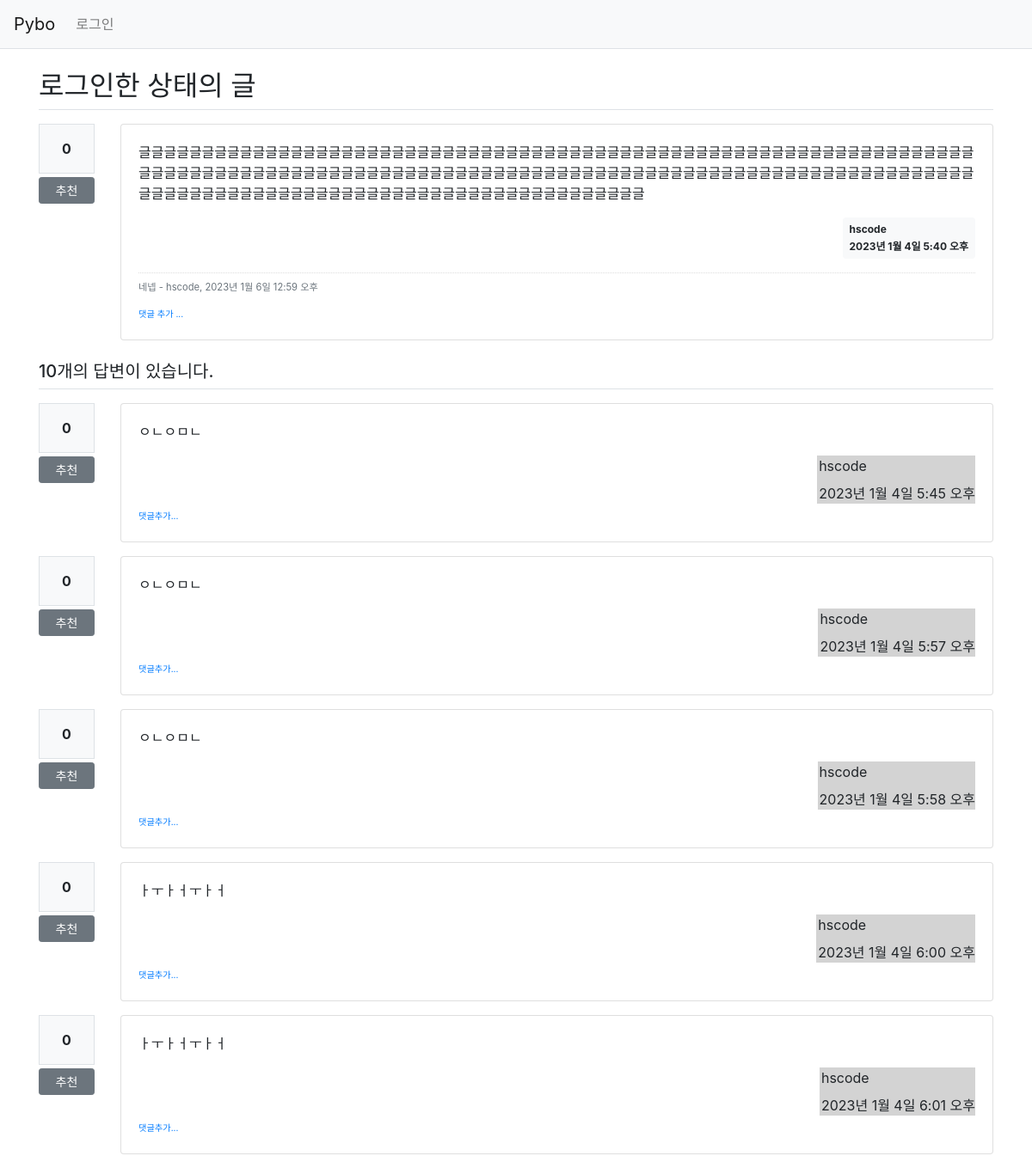
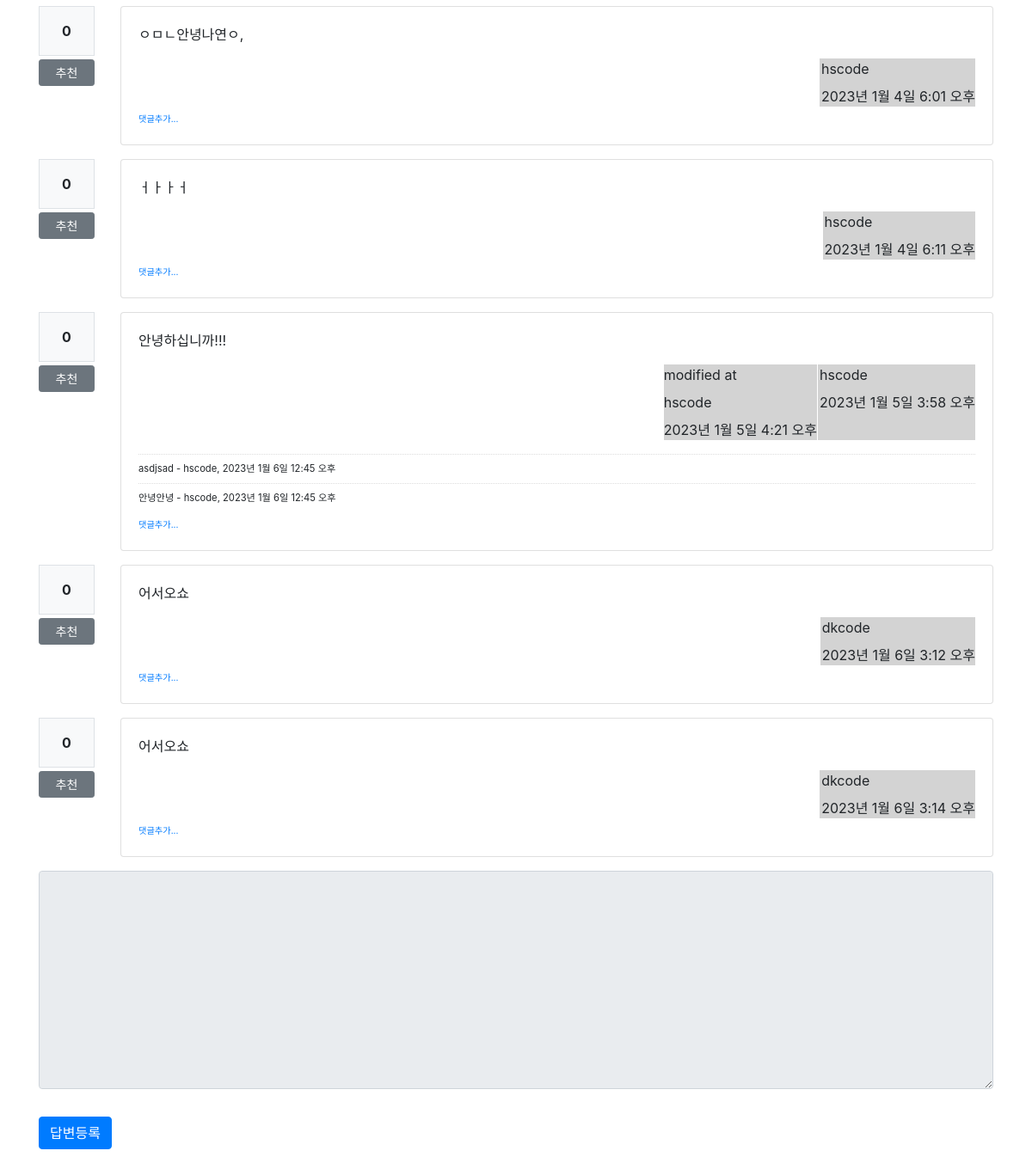
Page /pybo/305/ on the committed database (2 pictures, top to bottom).
### pybo/models.py (models this page shows, shortened)
class Question(models.Model):
    author = models.ForeignKey(User, on_delete=models.CASCADE, related_name='author_question')
    subject = models.CharField(max_length=200)
    content = models.TextField()
    create_date = models.DateTimeField()
    modify_date = models.DateTimeField(null=True, blank=True)
    voter = models.ManyToManyField(User, related_name='voter_question')

class Comment(models.Model):
    author = models.ForeignKey(User, on_delete=models.CASCADE)
    content = models.TextField()
    create_date = models.DateTimeField()
    modify_date = models.DateTimeField(null=True, blank=True)
    question = models.ForeignKey(Question, null=True, blank=True, on_delete=models.CASCADE)
    answer = models.ForeignKey(Answer, null=True, blank=True, on_delete=models.CASCADE)

class Answer(models.Model):
    author = models.ForeignKey(User, on_delete=models.CASCADE, related_name='author_answer')
    question = models.ForeignKey(Question, on_delete=models.CASCADE)
    content = models.TextField()
    create_date = models.DateTimeField()
    modify_date = models.DateTimeField(null=True, blank=True)
    voter = models.ManyToManyField(User, related_name='voter_answer')

### pybo/views/base_views.py (the view)
# urls.py: path('<int:question_id>/', base_views.detail, name='detail'),
def detail(request, question_id):
    question = get_object_or_404(Question, pk=question_id)
    context = {'question': question}
    return render(request, 'pybo/question_detail.html', context)

### pybo/templatetags/pybo_filter.py (called while the page is built)
@register.filter()
def mark(value):
    extensions = ["nl2br","fenced_code"]
    return mark_safe(markdown.markdown(value, extensions=extensions))

### templates/pybo/question_detail.html (shortened to what this page needs)
{% extends 'base.html' %}
{% load pybo_filter %}
{% block content %}
<div class="container my-3">
    <h2 class="border-bottom py-2">{{ question.subject }}</h2>
    <div class="row my-3">
      <div class="col-1">
        <div class="bg-light text-center p-3 border font-weight-bolder mb-1">
          {{question.voter.count}}
        </div>
        <a href="#" data-uri="{% url 'pybo:vote_question' question.id %}"
          class="recommand btn btn-sm btn-secondary btn-block my-1">추천</a>
      </div>
      <div class="col-11">
        <div class="card">
            <div class="card-body">
                <div class="card-text" style="white-space: pre-line;">{{ question.content | mark}}</div>
                <div class="d-flex justify-content-end">
                    <div class="badge badge-light p-2 text-left">
                        <div class="mb-2">{{ question.author.username }}</div>
                        <div>{{ question.create_date }}</div>
                    </div>
                </div>
                {% if question.comment_set.count > 0 %}
                <div class="mt-3">
                  {% for comment in question.comment_set.all %}
                    <div class="comment py-2 text-muted">
                    <span style="white-space: pre-line;">{{comment.content}}</span>
                    <span>
                      - {{comment.author}}, {{comment.create_date}}
                    </span>
                    </div>
                  {% endfor %}
                </div>
                {% endif %}
                <a href="{% url 'pybo:comment_create_question' question.id %}"
                  class = "small"><small>댓글 추가 ... </small></a>
            </div>
        </div>
      </div>
    </div>
    <h5 class="border-bottom my-3 py-2">{{question.answer_set.count}}개의 답변이 있습니다.</h5>
    {% for answer in question.answer_set.all %}
    <div class="row my-3">
      <div class="col-1">
        <div class="bg-light text-center p-3 border font-weight-bolder mb-1">
          {{answer.voter.count}}
        </div>
        <a href="#" data-uri="{% url 'pybo:vote_answer' answer.id %}"
          class="recommand btn btn-sm btn-secondary btn-block my-1">추천</a>
      </div>
      <div class="col-11">
        <div class="card">
            <div class="card-body">
                <div class="card-text" style="white-space: pre-line;">{{ answer.content | mark }}</div>
                <div class="d-flex justify-content-end">
                    {% if answer.modify_date %}
                    <div style="background-color: lightgray">
                      <div class="mb-2">modified at</div>
                        <div class="mb-2">{{ answer.author.username }}</div>
                        <div>{{ answer.modify_date }}</div>
                    </div>
                    {% endif %}
                    <div style="background-color: lightgray; border-left: 1px solid white; padding-left:2px">
                        <div class="mb-2">{{ answer.author.username }}</div>
                        <div>{{ answer.create_date }}</div>
                    </div>
                </div>
                {% if answer.comment_set.count > 0 %}
                <div class="mt-3">
                  {% for comment in answer.comment_set.all %}
                  <div class="comment py-2 text-mute">
                    <span style="white-space: pre-line;">{{comment.content}}</span>
                    <span>
                      - {{comment.author}}, {{comment.create_date}}
                    </span>
                  </div>
                  {% endfor %}
                </div>
                {% endif %}
                <div>
                  <a href="{% url 'pybo:comment_create_answer' answer.id %}"
                    class ="small"><small>댓글추가...</small></a>
                </div>
            </div>
        </div>
      </div>
    </div>
    {% endfor %}
    <form action="{% url 'pybo:answer_create' question.id %}" method="post" class="my-3">
        <div class="form-group">
            <textarea {% if not user.is_authenticated %}disabled{% endif %}
              name="content" id="content" class="form-control" rows="10"></textarea>
        </div>
        <input type="submit" value="답변등록" class="btn btn-primary mt-3">
    </form>
</div>
{% endblock %}

### static/style.css (style rules this page uses)
.comment { border-top: dotted 1px #ddd; font-size: 0.7em; }

### rows in the picture
Question: subject "로그인한 상태의 글", voter.count "0", content|mark "글글글글글글글글글글글글글글글글글글글글글글글글글글글글글글글글글글글글글글글글글글글글글글글글글글글글글글글글글글글글글글글글글글글글글글글글글글글글글글글글글글글글글글글글글글글글글글글글글글글글글글글글글글글글글글글글글글글글글글글글글글글글글글글글글글글글글글글글글글글글글글글글글글글글글글글글글글글글글글글글글글글글글글글글글글글글", author.username "hscode", create_date "2023년 1월 4일 5:40 오후", answer_set.count "10"
Comment: content "네넵", author "hscode", create_date "2023년 1월 6일 12:59 오후"
Answer: voter.count "0", content|mark "ㅇㄴㅇㅁㄴ", author.username "hscode", create_date "2023년 1월 4일 5:45 오후"
Answer: voter.count "0", content|mark "ㅇㄴㅇㅁㄴ", author.username "hscode", create_date "2023년 1월 4일 5:57 오후"
Answer: voter.count "0", content|mark "ㅇㄴㅇㅁㄴ", author.username "hscode", create_date "2023년 1월 4일 5:58 오후"
Answer: voter.count "0", content|mark "ㅏㅜㅏㅓㅜㅏㅓ", author.username "hscode", create_date "2023년 1월 4일 6:00 오후"
Answer: voter.count "0", content|mark "ㅏㅜㅏㅓㅜㅏㅓ", author.username "hscode", create_date "2023년 1월 4일 6:01 오후"
Answer: voter.count "0", content|mark "ㅇㅁㄴ안녕나연ㅇ,", author.username "hscode", create_date "2023년 1월 4일 6:01 오후"
Answer: voter.count "0", content|mark "ㅓㅏㅏㅓ", author.username "hscode", create_date "2023년 1월 4일 6:11 오후"
Answer: voter.count "0", content|mark "안녕하십니까!!!", author.username "hscode", modify_date "2023년 1월 5일 4:21 오후", create_date "2023년 1월 5일 3:58 오후"
Comment: content "asdjsad", author "hscode", create_date "2023년 1월 6일 12:45 오후"
Comment: content "안녕안녕", author "hscode", create_date "2023년 1월 6일 12:45 오후"
Answer: voter.count "0", content|mark "어서오쇼", author.username "dkcode", create_date "2023년 1월 6일 3:12 오후"
Answer: voter.count "0", content|mark "어서오쇼", author.username "dkcode", create_date "2023년 1월 6일 3:14 오후"
